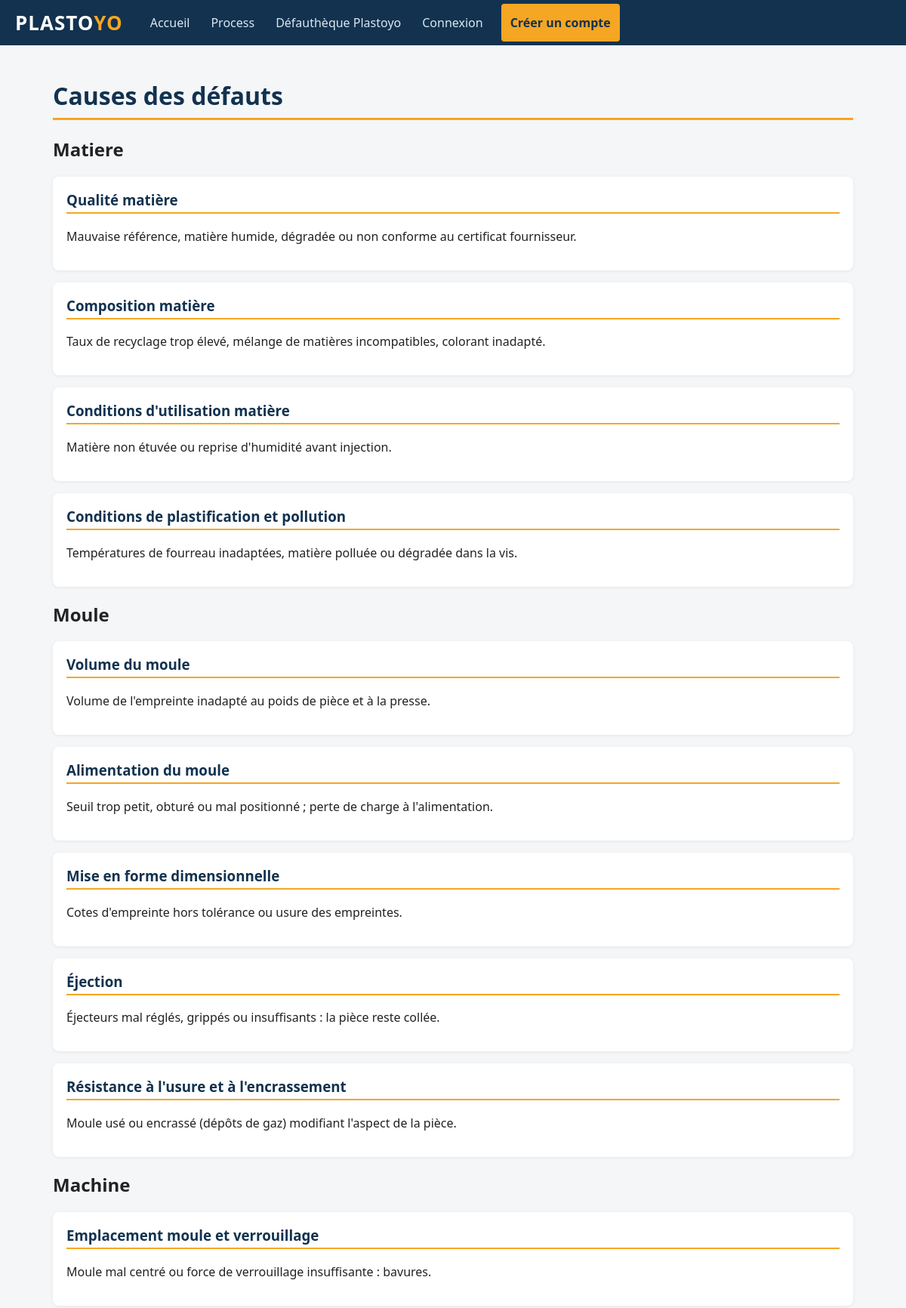
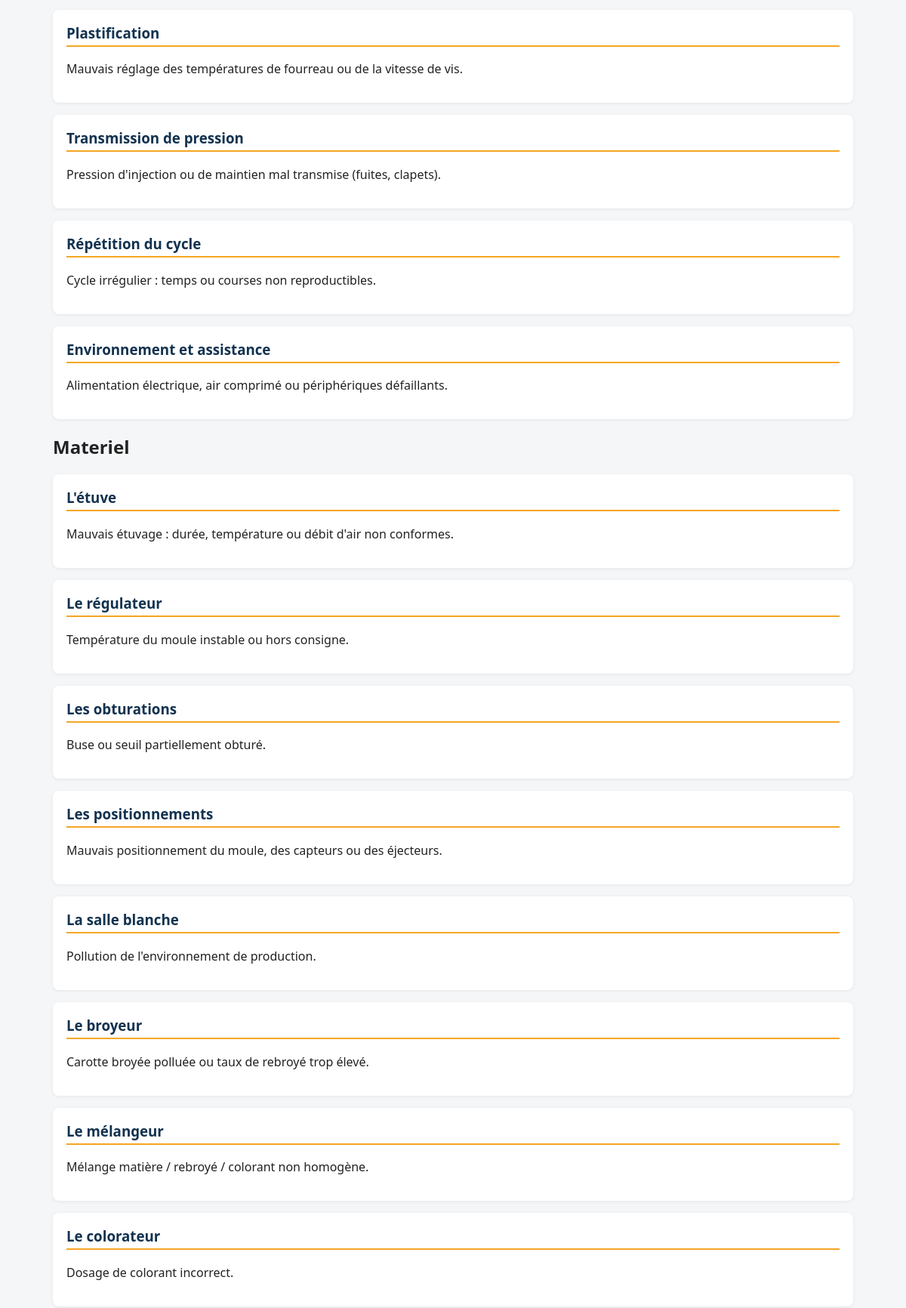
The page /pages/cause.php (upper part) on the database its author committed (2 pictures, top to bottom).
### tables this page shows
CREATE TABLE IF NOT EXISTS cause (
  id INT AUTO_INCREMENT PRIMARY KEY,
  categorie ENUM('matiere','moule','machine','materiel','montage','mode') NOT NULL,
  valeur VARCHAR(200) NOT NULL,
  explication TEXT,
  video VARCHAR(255) DEFAULT NULL
);

### pages/cause.php (called while the page is built)
<?php
require __DIR__ . '/../config/config.php';
require __DIR__ . '/../includes/rendu.php';
$ordre = ['matiere', 'moule', 'machine', 'materiel', 'montage', 'mode'];
page_groupee('Causes des défauts', 'cause', 'categorie', 'cause', $ordre, 'image');

### config/config.php (called while the page is built, shortened)
<?php
function db(): PDO {
    static $pdo = null;
    if ($pdo === null) {
        $pdo = new PDO(
            'mysql:host=' . DB_HOST . ';dbname=' . DB_NAME . ';charset=utf8mb4',
            DB_USER,
            DB_PASS,
            [PDO::ATTR_ERRMODE => PDO::ERRMODE_EXCEPTION,
             PDO::ATTR_DEFAULT_FETCH_MODE => PDO::FETCH_ASSOC]
        );
    }
    return $pdo;
}
function h(?string $s): string {
    return htmlspecialchars((string)$s, ENT_QUOTES, 'UTF-8');
}

### includes/rendu.php (the view, shortened to what this page needs)
<?php
function carte_media(array $row, string $champImage = 'image'): string {
    $html = '<div class="carte-info"><h3>' . h($row['valeur']) . '</h3>';
    if (!empty($row['explication'])) {
        $html .= '<p>' . nl2br(h($row['explication'])) . '</p>';
    }
    $img = $row[$champImage] ?? null;
    $video = $row['video'] ?? null;
    $html .= '</div>';
    return $html;
}
function page_groupee(string $titre, string $table, string $champGroupe, string $pageActive, array $ordreGroupes = [], string $champImage = 'image'): void {
    require __DIR__ . '/header.php';
    echo '<h1 class="page">' . h($titre) . '</h1>';
    $rows = db()->query('SELECT * FROM ' . $table . ' ORDER BY ' . $champGroupe . ', id')->fetchAll();
    usort($rows, function ($a, $b) use ($champGroupe, $ordreGroupes) {
        $ia = array_search($a[$champGroupe], $ordreGroupes, true);
        $ib = array_search($b[$champGroupe], $ordreGroupes, true);
        $ia = $ia === false ? 999 : $ia;
        $ib = $ib === false ? 999 : $ib;
        return [$ia, $a['id']] <=> [$ib, $b['id']];
    });
    $groupe = null;
    foreach ($rows as $row) {
        if ($row[$champGroupe] !== $groupe) {
            if ($groupe !== null) echo '</div>';
            $groupe = $row[$champGroupe];
            echo '<h2>' . h(ucfirst($groupe)) . '</h2><div class="groupe-causes">';
        }
        if ($champImage === null) {
            echo '<div class="carte-info"><span class="badge-categorie">' . h($groupe) . '</span><h3>' . h($row['valeur']) . '</h3>';
            if (!empty($row['explication'])) echo '<p>' . nl2br(h($row['explication'])) . '</p>';
            if (!empty($row['video'])) echo '<video controls src="' . h(url_fichier($row['video'])) . '"></video>';
            echo '</div>';
        } else {
            echo carte_media($row, $champImage);
        }
    }
    if ($groupe !== null) echo '</div>';
    require __DIR__ . '/footer.php';
}

### assets/css/style.css (style rules this page uses)
* { box-sizing: border-box; }
body { margin: 0; font-family: "Segoe UI", Arial, sans-serif; background: #f4f6f8; color: #222; }
h1.page { color: #12324f; border-bottom: 3px solid #f5a623; padding-bottom: 8px; }
.carte-info { background: #fff; border-radius: 8px; padding: 18px; margin-bottom: 16px; box-shadow: 0 1px 4px rgba(0,0,0,.07); }
.carte-info h3 { margin-top: 0; color: #1d5c8f; }
.groupe-causes h3 { color: #12324f; border-bottom: 2px solid #f5a623; padding-bottom: 4px; }

### rows shown on the page
cause: categorie "Matiere", valeur "Qualité matière", explication "Mauvaise référence, matière humide, dégradée ou non conforme au certificat fournisseur."
cause: valeur "Composition matière", explication "Taux de recyclage trop élevé, mélange de matières incompatibles, colorant inadapté."
cause: valeur "Conditions d'utilisation matière", explication "Matière non étuvée ou reprise d'humidité avant injection."
cause: valeur "Conditions de plastification et pollution", explication "Températures de fourreau inadaptées, matière polluée ou dégradée dans la vis."
cause: categorie "Moule", valeur "Volume du moule", explication "Volume de l'empreinte inadapté au poids de pièce et à la presse."
cause: valeur "Alimentation du moule", explication "Seuil trop petit, obturé ou mal positionné ; perte de charge à l'alimentation."
cause: valeur "Mise en forme dimensionnelle", explication "Cotes d'empreinte hors tolérance ou usure des empreintes."
cause: valeur "Éjection", explication "Éjecteurs mal réglés, grippés ou insuffisants : la pièce reste collée."
cause: valeur "Résistance à l'usure et à l'encrassement", explication "Moule usé ou encrassé (dépôts de gaz) modifiant l'aspect de la pièce."
cause: categorie "Machine", valeur "Emplacement moule et verrouillage", explication "Moule mal centré ou force de verrouillage insuffisante : bavures."
cause: valeur "Plastification", explication "Mauvais réglage des températures de fourreau ou de la vitesse de vis."
cause: valeur "Transmission de pression", explication "Pression d'injection ou de maintien mal transmise (fuites, clapets)."
cause: valeur "Répétition du cycle", explication "Cycle irrégulier : temps ou courses non reproductibles."
cause: valeur "Environnement et assistance", explication "Alimentation électrique, air comprimé ou périphériques défaillants."
cause: categorie "Materiel", valeur "L'étuve", explication "Mauvais étuvage : durée, température ou débit d'air non conformes."
cause: valeur "Le régulateur", explication "Température du moule instable ou hors consigne."
cause: valeur "Les obturations", explication "Buse ou seuil partiellement obturé."
cause: valeur "Les positionnements", explication "Mauvais positionnement du moule, des capteurs ou des éjecteurs."
cause: valeur "La salle blanche", explication "Pollution de l'environnement de production."
cause: valeur "Le broyeur", explication "Carotte broyée polluée ou taux de rebroyé trop élevé."
cause: valeur "Le mélangeur", explication "Mélange matière / rebroyé / colorant non homogène."
cause: valeur "Le colorateur", explication "Dosage de colorant incorrect."

### other values the page prints
$titre "Causes des défauts"
